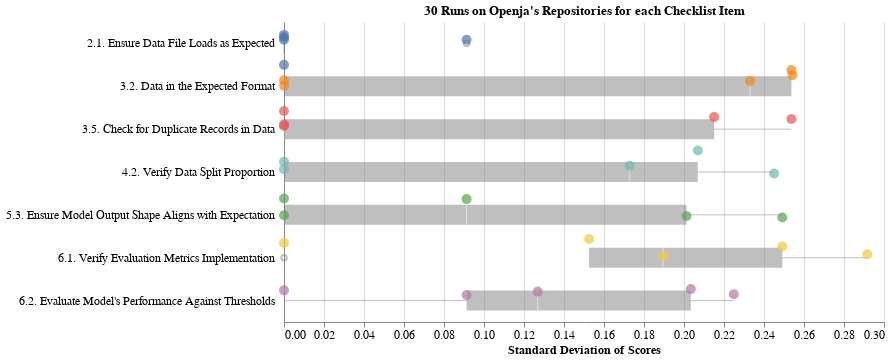

This figure's notebook cell:
### Code cell
stds = df_repo__stat[['repo', 'std', 'id_title']].pivot(index='repo', columns='id_title').copy()
stds.columns = [col[1] for col in stds.columns]
stds = stds.reset_index()
stds = stds.melt(id_vars='repo', var_name='id_title')

base = alt.Chart(stds)

box = base.mark_boxplot(
    color='grey',
    opacity=0.5,
    size=20,
).encode(
    x=alt.X('value:Q').title('Standard Deviation of Scores'),
    y=alt.Y('id_title:N', title=None, axis=alt.Axis(labelPadding=10, labelLimit=1000, grid=False))
)

stripplot = base.mark_circle(size=100).encode(
    y=alt.Y( 
        'id_title:N',
        axis=alt.Axis(ticks=False, grid=True, labels=True), 
        scale=alt.Scale(), 
    ), 
    x='value:Q',
    yOffset="jitter:Q",
    color=alt.Color('id_title:N', legend=None),
    tooltip='repo'
).transform_calculate(
    # Generate Gaussian jitter with a Box-Muller transform
    jitter="sqrt(-2*log(random()))*cos(2*PI*random())"
)

(
    box + stripplot
).configure_view( 
    stroke=None
).configure_axis( 
    labelFontSize=12, 
    titleFontSize=12
).properties(
    height=300, 
    width=600,
    title="30 Runs on Openja's Repositories for each Checklist Item"
)

### Figure 1 — Vega-Lite specification as saved in the notebook (floating-point values rounded to 4 significant figures)
{"config": {"view": {"continuousWidth": 300, "continuousHeight": 300, "stroke": null}, "axis": {"labelFontSize": 12, "titleFontSize": 12}}, "layer": [{"mark": {"type": "boxplot", "color": "grey", "opacity": 0.5, "size": 20}, "encoding": {"x": {"field": "value", "title": "Standard Deviation of Scores", "type": "quantitative"}, "y": {"axis": {"grid": false, "labelLimit": 1000, "labelPadding": 10}, "field": "id_title", "title": null, "type": "nominal"}}}, {"mark": {"type": "circle", "size": 100}, "encoding": {"color": {"field": "id_title", "legend": null, "type": "nominal"}, "tooltip": {"field": "repo", "type": "nominal"}, "x": {"field": "value", "type": "quantitative"}, "y": {"axis": {"grid": true, "labels": true, "ticks": false}, "field": "id_title", "scale": {}, "type": "nominal"}, "yOffset": {"field": "jitter", "type": "quantitative"}}, "transform": [{"calculate": "sqrt(-2*log(random()))*cos(2*PI*random())", "as": "jitter"}]}], "data": {"name": "data-6781bc08998d89e40d13eed2c6299b07"}, "height": 300, "title": "30 Runs on Openja's Repositories for each Checklist Item", "width": 600, "$schema": "https://vega.github.io/schema/vega-lite/v5.17.0.json", "datasets": {"data-6781bc08998d89e40d13eed2c6299b07": [{"repo": "lightfm", "id_title": "2.1. Ensure Data File Loads as Expected", "value": 0.0}, {"repo": "magenta", "id_title": "2.1. Ensure Data File Loads as Expected", "value": 0.09129}, {"repo": "mmf", "id_title": "2.1. Ensure Data File Loads as Expected", "value": 0.0}, {"repo": "nanodet", "id_title": "2.1. Ensure Data File Loads as Expected", "value": 0.0}, {"repo": "qlib", "id_title": "2.1. Ensure Data File Loads as Expected", "value": 0.0}, {"repo": "lightfm", "id_title": "3.2. Data in the Expected Format", "value": 0.0}, {"repo": "magenta", "id_title": "3.2. Data in the Expected Format", "value": 0.0}, {"repo": "mmf", "id_title": "3.2. Data in the Expected Format", "value": 0.233}, {"repo": "nanodet", "id_title": "3.2. Data in the Expected Format", "value": 0.2543}, {"repo": "qlib", "id_title": "3.2. Data in the Expected Format", "value": 0.2537}, {"repo": "lightfm", "id_title": "3.5. Check for Duplicate Records in Data", "value": 0.0}, {"repo": "magenta", "id_title": "3.5. Check for Duplicate Records in Data", "value": 0.0}, {"repo": "mmf", "id_title": "3.5. Check for Duplicate Records in Data", "value": 0.2537}, {"repo": "nanodet", "id_title": "3.5. Check for Duplicate Records in Data", "value": 0.0}, {"repo": "qlib", "id_title": "3.5. Check for Duplicate Records in Data", "value": 0.2151}, {"repo": "lightfm", "id_title": "4.2. Verify Data Split Proportion", "value": 0.2451}, {"repo": "magenta", "id_title": "4.2. Verify Data Split Proportion", "value": 0.0}, {"repo": "mmf", "id_title": "4.2. Verify Data Split Proportion", "value": 0.1729}, {"repo": "nanodet", "id_title": "4.2. Verify Data Split Proportion", "value": 0.0}, {"repo": "qlib", "id_title": "4.2. Verify Data Split Proportion", "value": 0.2069}, {"repo": "lightfm", "id_title": "5.3. Ensure Model Output Shape Aligns with Expectation", "value": 0.09129}, {"repo": "magenta", "id_title": "5.3. Ensure Model Output Shape Aligns with Expectation", "value": 0.0}, {"repo": "mmf", "id_title": "5.3. Ensure Model Output Shape Aligns with Expectation", "value": 0.2491}, {"repo": "nanodet", "id_title": "5.3. Ensure Model Output Shape Aligns with Expectation", "value": 0.0}, {"repo": "qlib", "id_title": "5.3. Ensure Model Output Shape Aligns with Expectation", "value": 0.2013}, {"repo": "lightfm", "id_title": "6.1. Verify Evaluation Metrics Implementation", "value": 0.1895}, {"repo": "magenta", "id_title": "6.1. Verify Evaluation Metrics Implementation", "value": 0.0}, {"repo": "mmf", "id_title": "6.1. Verify Evaluation Metrics Implementation", "value": 0.1526}, {"repo": "nanodet", "id_title": "6.1. Verify Evaluation Metrics Implementation", "value": 0.2491}, {"repo": "qlib", "id_title": "6.1. Verify Evaluation Metrics Implementation", "value": 0.2916}, {"repo": "lightfm", "id_title": "6.2. Evaluate Model's Performance Against Thresholds", "value": 0.09129}, {"repo": "magenta", "id_title": "6.2. Evaluate Model's Performance Against Thresholds", "value": 0.0}, {"repo": "mmf", "id_title": "6.2. Evaluate Model's Performance Against Thresholds", "value": 0.2249}, {"repo": "nanodet", "id_title": "6.2. Evaluate Model's Performance Against Thresholds", "value": 0.1269}, {"repo": "qlib", "id_title": "6.2. Evaluate Model's Performance Against Thresholds", "value": 0.2034}]}}
